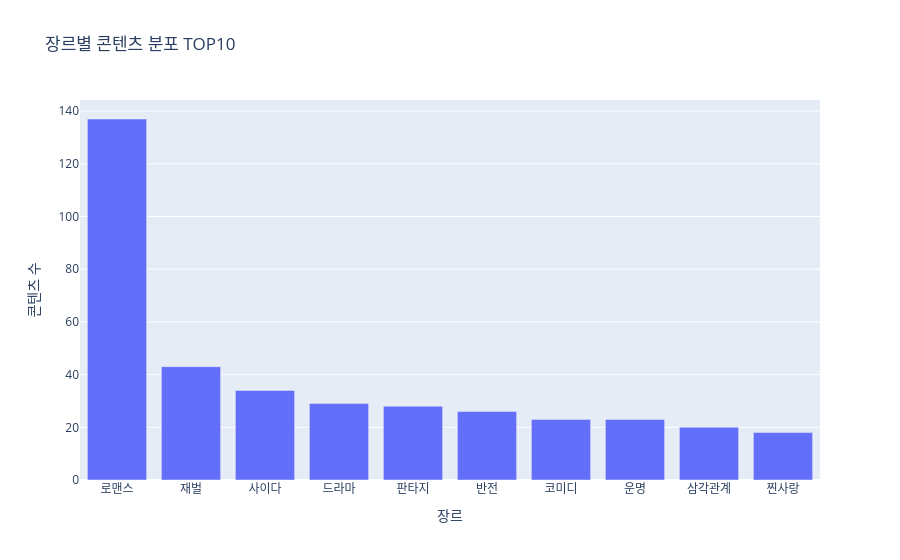

The cell this chart's notebook holds for it:
### Code cell
import plotly.express as px

top10 = genre_count.head(10)

fig = px.bar(
    x=top10.index,
    y=top10.values,
    labels={"x": "장르", "y": "콘텐츠 수"},
    title="장르별 콘텐츠 분포 TOP10"
)

fig.show()

### Figure 1 — Plotly figure (JSON) as saved in the notebook; plotly's stock layout.template omitted (floating-point values rounded to 4 significant figures)
{"data": [{"hovertemplate": "장르=%{x}<br>콘텐츠 수=%{y}<extra></extra>", "legendgroup": "", "marker": {"color": "#636efa", "pattern": {"shape": ""}}, "name": "", "orientation": "v", "showlegend": false, "textposition": "auto", "type": "bar", "x": ["로맨스", "재벌", "사이다", "드라마", "판타지", "반전", "코미디", "운명", "삼각관계", "찐사랑"], "xaxis": "x", "y": [137, 43, 34, 29, 28, 26, 23, 23, 20, 18], "yaxis": "y"}], "layout": {"barmode": "relative", "legend": {"tracegroupgap": 0}, "title": {"text": "장르별 콘텐츠 분포 TOP10"}, "xaxis": {"anchor": "y", "domain": [0, 1], "title": {"text": "장르"}}, "yaxis": {"anchor": "x", "domain": [0, 1], "title": {"text": "콘텐츠 수"}}}}
